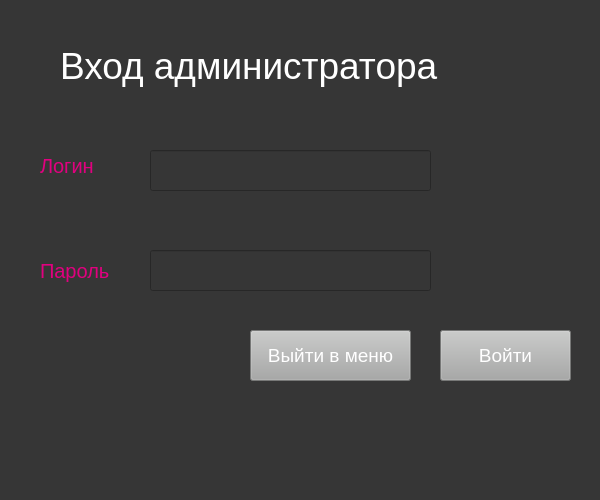
<?xml version="1.0" encoding="UTF-8"?>
<ui version="4.0">
 <class>Form</class>
 <widget class="QWidget" name="Form">
  <property name="geometry">
   <rect>
    <x>0</x>
    <y>0</y>
    <width>600</width>
    <height>500</height>
   </rect>
  </property>
  <property name="windowTitle">
   <string>Form</string>
  </property>
  <property name="styleSheet">
   <string notr="true">background-color: rgb(54,54,54)</string>
  </property>
  <widget class="QLabel" name="label_2">
   <property name="geometry">
    <rect>
     <x>40</x>
     <y>150</y>
     <width>71</width>
     <height>31</height>
    </rect>
   </property>
   <property name="styleSheet">
    <string notr="true">font-size:15pt;
color:rgb(225,0,127)</string>
   </property>
   <property name="text">
    <string>Логин</string>
   </property>
  </widget>
  <widget class="QLabel" name="label_3">
   <property name="geometry">
    <rect>
     <x>40</x>
     <y>250</y>
     <width>91</width>
     <height>41</height>
    </rect>
   </property>
   <property name="styleSheet">
    <string notr="true">font-size:15pt;
color:rgb(225,0,127)</string>
   </property>
   <property name="text">
    <string>Пароль</string>
   </property>
  </widget>
  <widget class="QPushButton" name="login_button">
   <property name="geometry">
    <rect>
     <x>440</x>
     <y>330</y>
     <width>131</width>
     <height>51</height>
    </rect>
   </property>
   <property name="styleSheet">
    <string notr="true">background-color:rgb(167,168,167);
font-size:14pt;
color:rgb(255,255,255)</string>
   </property>
   <property name="text">
    <string>Войти</string>
   </property>
  </widget>
  <widget class="QLineEdit" name="log_in">
   <property name="geometry">
    <rect>
     <x>150</x>
     <y>150</y>
     <width>281</width>
     <height>41</height>
    </rect>
   </property>
   <property name="styleSheet">
    <string notr="true">font-size:14pt;
color:rgb(243,243,243)</string>
   </property>
  </widget>
  <widget class="QLabel" name="label">
   <property name="geometry">
    <rect>
     <x>60</x>
     <y>30</y>
     <width>481</width>
     <height>71</height>
    </rect>
   </property>
   <property name="styleSheet">
    <string notr="true">color:rgb(255,255,255);
font-size:28pt</string>
   </property>
   <property name="text">
    <string>Вход администратора</string>
   </property>
  </widget>
  <widget class="QLineEdit" name="password">
   <property name="geometry">
    <rect>
     <x>150</x>
     <y>250</y>
     <width>281</width>
     <height>41</height>
    </rect>
   </property>
   <property name="styleSheet">
    <string notr="true">font-size:14pt;
color:rgb(243,243,243)</string>
   </property>
  </widget>
  <widget class="QPushButton" name="exit_button">
   <property name="geometry">
    <rect>
     <x>250</x>
     <y>330</y>
     <width>161</width>
     <height>51</height>
    </rect>
   </property>
   <property name="styleSheet">
    <string notr="true">background-color:rgb(167,168,167);
font-size:14pt;
color:rgb(255,255,255)</string>
   </property>
   <property name="text">
    <string>Выйти в меню</string>
   </property>
  </widget>
 </widget>
 <resources/>
 <connections/>
</ui>
